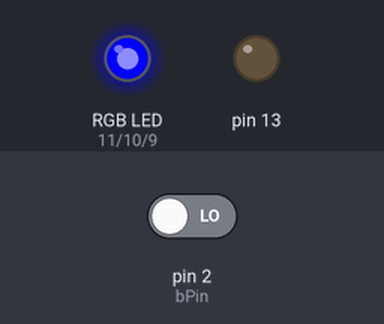
The sketch below on a simulated Arduino Uno, built with avr-gcc and run on an emulated ATmega328P. Parts: an RGB LED mixed from three pins (HIGH = lit), output pins drawn as LEDs (lit = HIGH). The inputs (shaded band) are chosen by the test bench; at power-on: pin 2 (bPin) LOW. What the sketch prints to the serial monitor is not drawn.

Above: at 1.2 s.
1.3 s: pin 2 (bPin) driven HIGH
At 2.3 s:
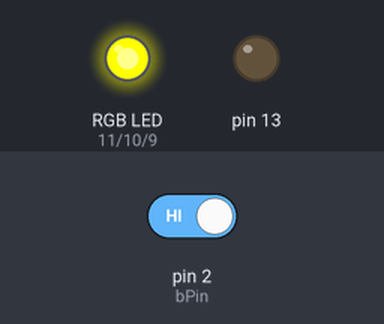
At 3.8 s:
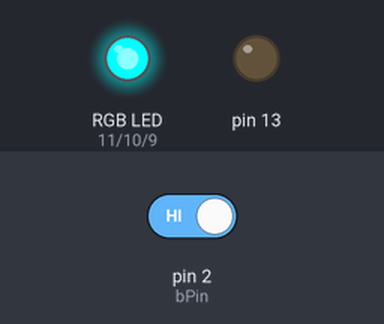
6.5 s: pin 2 (bPin) driven LOW
At 12.3 s:
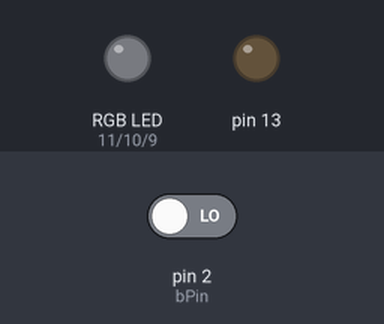
Timing chart, 0 to 13.8 s (numbered marks = the images above; inputs shaded):
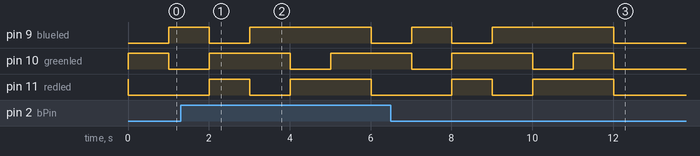

Measured:
- after the input at 1.3 s, pin 10 (greenled): goes on until 5.0 s, then stays HIGH
- after the input at 6.5 s, pin 9 (blueled), pin 11 (redled): goes on until 12.0 s, then stays LOW

The sketch:

Locker_LED_Controller.ino
```cpp
int redled = 11;
int greenled = 10;
int blueled = 9;
int pot1 = A1;
int cycleCount = 0;
int bPin = 2;
int currentBVal = 1;

void setup() {
  pinMode(redled, OUTPUT);
  pinMode(greenled, OUTPUT);
  pinMode(blueled, OUTPUT);
  pinMode(bPin, INPUT);
  pinMode(13, OUTPUT);
  Serial.begin(9600);
}

void loop() {
  int bVal = getBVal(bPin, currentBVal, 4);
  switch (bVal) {
    case 1:
      runLEDs(255,104,1);
      break;
    case 2:
      potLEDControl(pot1);
      break;
    case 3:
      spectrumCycle();
      break;
    case 4:
      colors();
      break;
    default:
      runLEDs(0,0,0);
    break;
  }
  digitalWrite(13, LOW);
}

void runLEDs(int red, int green, int blue) {
  analogWrite(redled, red);
  analogWrite(greenled, green);
  analogWrite(blueled, blue);
}
int getPot(int potPin) {
  int potValue = analogRead(potPin);
  return potValue;
}
void colors()
{
  // Red
  runLEDs(255,0,0);
  // Green
  runLEDs(0,255,0);
  delay(1000);
  // Blue
  runLEDs(0,0,255);
  delay(1000);
  // Yellow
  runLEDs(255,255,0);
  delay(1000);
  // Cyan
  runLEDs(0,255,255);
  delay(1000);
  //Purple
  runLEDs(255,0,255);
  delay(1000);
  // White
  runLEDs(255,255,255);
  delay(1000);
}
void spectrumValueToLED(int value) {
  int red;
  int green;
  int blue;
  if (value <= 255) {
    red = 255 - value;
    green = value;
    blue = 0;
  } else if (value >= 256 && value <= 511) {
    red = 0;
    green = 255 - (value - 256);
    blue = value - 256;
  } else {
    red = value - 512;
    green = 0;
    blue = 255 - (value - 512);
  }
  runLEDs(red, green, blue);
}
void potLEDControl(int potPin) {
  int potValue = getPot(potPin);
  double numVal = potValue;
  double specValue = ((numVal / 1023) * 767);
  int spectrumValue = specValue;
  spectrumValueToLED(spectrumValue);
}
void spectrumCycle() {
  if (cycleCount < 768) {
    spectrumValueToLED(cycleCount);
    cycleCount++;
  }
  if (cycleCount == 768) {
    cycleCount = 0;
  }
  delay(10);
}
int getBVal(int pin, int oldVal, int caseNumber) {
  Serial.println("HI");
  Serial.println(digitalRead(pin));
  if (digitalRead(pin) == 0) {

    int newVal = oldVal + 1;
    currentBVal = newVal;
    return newVal;
    digitalWrite(13, HIGH);
  } else {
    return currentBVal;
  }
  if (currentBVal == caseNumber) {
    currentBVal = 0;
  }
}
```
